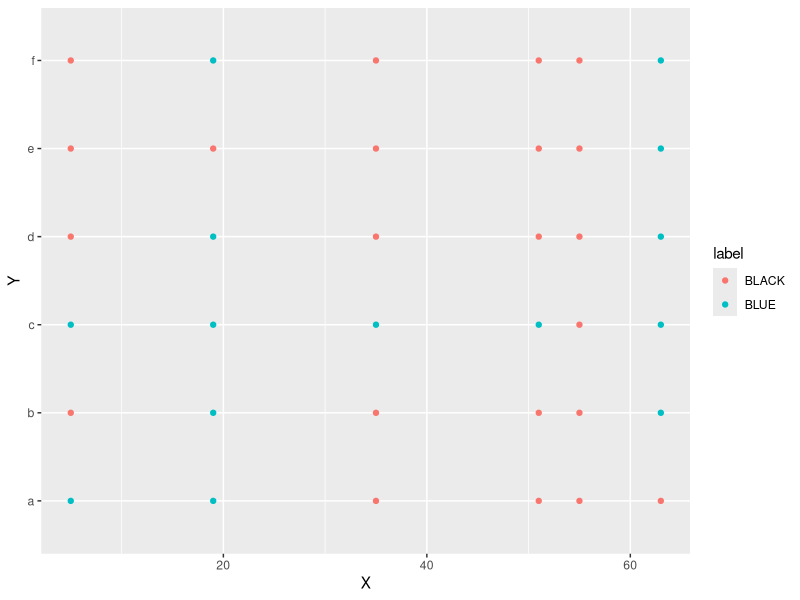
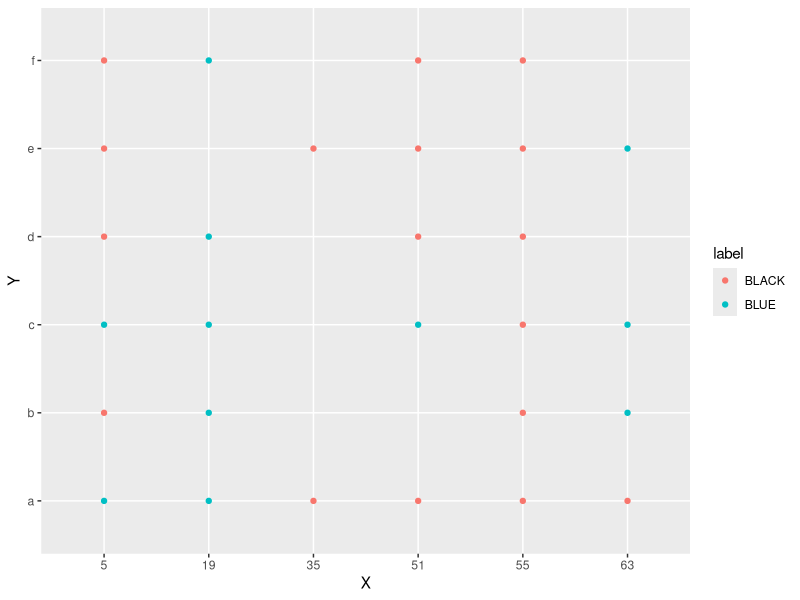
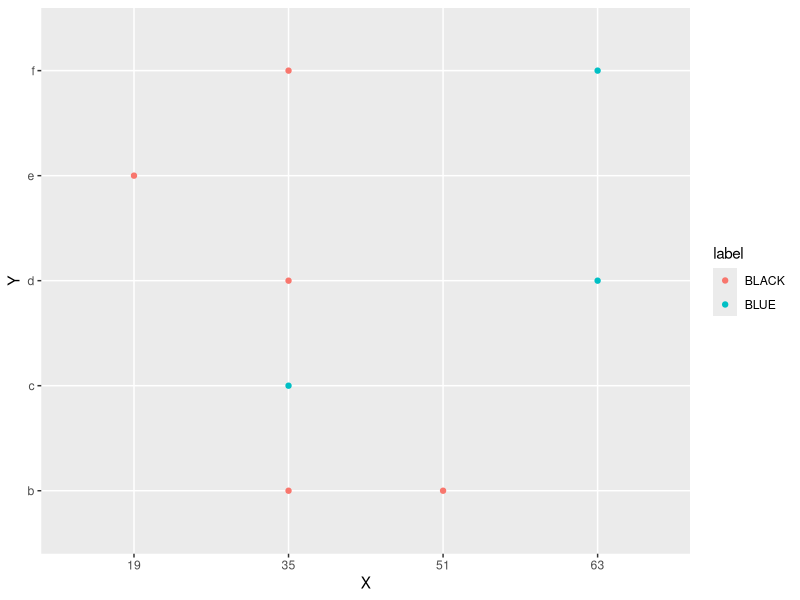

Reproduce these figures in R, in order.
## ---- chunk 1

library(dplyr)
library(kableExtra)
library(caret)
library(psych)
library(ROCR)
library(e1071)
library(pROC)
library(class)
library(ggplot2)
## ---- chunk 2
df <- read.csv("data_hw1_622.csv", header = TRUE, sep =",") 
# checking data structure
str(df)
# printing the top 5 rows of the data frame.
kable(head(df)) %>% 
  kable_styling(bootstrap_options = c("striped","hover","condensed","responsive"),full_width   = F,position = "left",font_size = 12) %>%
  row_spec(0, background ="gray") 

ggplot(df,aes(y=Y,x=X,color=label)) + geom_point()
## ---- chunk 3
df$X = as.factor(df$X)
df$Y = as.factor(df$Y)
df$label = as.factor(df$label)
#df[sapply(df, is.character)] <- lapply(df[sapply(df, is.character)], as.factor)

# summary statistics of the columns
summary(df)
str(df)


## ---- chunk 4
#setting seed number
set.seed(53)



trainidx<-sample(1:nrow(df) , size=round(0.77*nrow(df)),replace=F) 
train_set <- df[trainidx,]
test_set <- df[-trainidx,]

prop.table(table(train_set$label)) * 100
prop.table(table(test_set$label)) * 100

ggplot(train_set,aes(y=Y,x=X,color=label)) + geom_point()

ggplot(test_set,aes(y=Y,x=X,color=label)) + geom_point()

## ---- chunk 5


# Logistic Regression
fit1 <- glm(label ~ ., data = train_set, family = "binomial")
summary(fit1)
pred_glm <- predict(fit1, test_set, type = 'response')
pred_glm_label <- ifelse(pred_glm > 0.5,1,2) 
confuMatrix_LR = table(pred_glm_label, test_set$label)

# Calculating  the ACC,TPR,FPR,TNR & FNR from confusion matrix
acc_LR <- sum(diag(confuMatrix_LR)) / sum(confuMatrix_LR)
tpr_LR <- confuMatrix_LR[1,1]/sum(confuMatrix_LR[1,1], confuMatrix_LR[2,1])
fpr_LR <- confuMatrix_LR[1,2]/sum(confuMatrix_LR[1,2], confuMatrix_LR[2,2])
tnr_LR <- confuMatrix_LR[2,2]/sum(confuMatrix_LR[2,2], confuMatrix_LR[1,2]) 
fnr_LR <- confuMatrix_LR[2,1]/sum(confuMatrix_LR[2,1], confuMatrix_LR[1,1])
ROCRpred <- prediction(pred_glm, test_set$label)
ROCRperf <- performance(ROCRpred, 'tpr', 'fpr')
ROCRperfauc <- performance(ROCRpred, 'auc')
auc_LR <- ROCRperfauc@y.values[[1]]

# Putting all the values for Logistic regression into a row.
LRrow <- c("LR ",round(auc_LR,2), round(acc_LR,2),round(tpr_LR,2),round(fpr_LR,2), round(tnr_LR,2),round(fnr_LR,2))



## ---- chunk 6
# Naive Bayes
set.seed(158)
fit2 <- naiveBayes(label ~ ., data = train_set,type="class")
fit2$tables
nbPred <- predict(fit2, newdata = test_set)
confuMatrix_NB <- table(nbPred,test_set$label)

# Calculating  the ACC,TPR,FPR,TNR & FNR from confusion matrix
acc_NB <- sum(diag(confuMatrix_NB)) / sum(confuMatrix_NB)
tpr_NB <- confuMatrix_NB[1,1]/sum(confuMatrix_NB[1,1], confuMatrix_NB[2,1])
fpr_NB <- confuMatrix_NB[1,2]/sum(confuMatrix_NB[1,2], confuMatrix_NB[2,2])
tnr_NB <- confuMatrix_NB[2,2]/sum(confuMatrix_NB[2,2], confuMatrix_NB[1,2]) 
fnr_NB <- confuMatrix_NB[2,1]/sum(confuMatrix_NB[2,1], confuMatrix_NB[1,1])
roc_NB <- roc(test_set$label, as.numeric(nbPred))
auc_NB <- roc_NB$auc

NBrow <- c("NAIVEB",round(auc_NB,2),round(acc_NB,2),round(tpr_NB,2),round(fpr_NB,2), round(tnr_NB,2), round(fnr_NB,2))


## ---- chunk 7
# KNN n= 3
#As library class model for KNN doesn' ttake non-numeric features, hence wewill have to convert Yfeature to numeric.
set.seed(27)
data_train_knn<-train_set
data_train_knn$Y<-apply(as.data.frame(data_train_knn$Y),1,utf8ToInt)
data_test_knn<-test_set
data_test_knn$Y<-apply(as.data.frame(data_test_knn$Y),1,utf8ToInt)

fit3 <- class::knn(cl = train_set$label,
                  test = data_test_knn[,-3],
                  train = data_train_knn[,-3],
                  k = 3,
                  prob = TRUE)
fit3

confuMatrix_KNN3<-table(fit3,test_set[,3])

# Calculating  the ACC,TPR,FPR,TNR & FNR from confusion matrix
acc_KNN3 <- sum(diag(confuMatrix_KNN3)) / sum(confuMatrix_KNN3)
tpr_KNN3 <- confuMatrix_KNN3[1,1]/sum(confuMatrix_KNN3[1,1], confuMatrix_KNN3[2,1])
fpr_KNN3 <- confuMatrix_KNN3[1,2]/sum(confuMatrix_KNN3[1,2], confuMatrix_KNN3[2,2])
tnr_KNN3 <- confuMatrix_KNN3[2,2]/sum(confuMatrix_KNN3[2,2], confuMatrix_KNN3[1,2]) 
fnr_KNN3 <- confuMatrix_KNN3[2,1]/sum(confuMatrix_KNN3[2,1], confuMatrix_KNN3[1,1])
roc_KNN3 <- roc(test_set$label, as.numeric(fit3))
auc_KNN3 <- roc_KNN3$auc

KNN3row <- c("KNN3 ",round(auc_KNN3,2),round(acc_KNN3,2),round(tpr_KNN3,2),round(fpr_KNN3,2), round(tnr_KNN3,2),round(fnr_KNN3,2) )

## ---- chunk 8
# KNN n= 5
set.seed(18)
fit4 <- class::knn(cl = train_set$label,
                  test = data_test_knn[,-3],
                  train = data_train_knn[,-3],
                  k = 5,
                  prob = TRUE)

confuMatrix_KNN5<-table(fit4,test_set[,3],dnn=c("Prediction","Actual"))


# Calculating  the ACC,TPR,FPR,TNR & FNR from confusion matrix
acc_KNN5 <- sum(diag(confuMatrix_KNN5)) / sum(confuMatrix_KNN3)
tpr_KNN5 <- confuMatrix_KNN5[1,1]/sum(confuMatrix_KNN5[1,1], confuMatrix_KNN5[2,1])
fpr_KNN5 <- confuMatrix_KNN5[1,2]/sum(confuMatrix_KNN5[1,2], confuMatrix_KNN5[2,2])
tnr_KNN5 <- confuMatrix_KNN5[2,2]/sum(confuMatrix_KNN5[2,2], confuMatrix_KNN5[1,2]) 
fnr_KNN5 <- confuMatrix_KNN5[2,1]/sum(confuMatrix_KNN5[2,1], confuMatrix_KNN5[1,1])
roc_KNN5 <- roc(test_set$label, as.numeric(fit4))
auc_KNN5 <- roc_KNN5$auc

KNN5row <- c("KNN5 ",round(auc_KNN5,2),round(acc_KNN5,2),round(tpr_KNN5,2),round(fpr_KNN5,2), round(tnr_KNN5,2),round(fnr_KNN5,2) )

## ---- chunk 9
# Results matrix

resMatrix <- data.frame(matrix(ncol = 6, nrow = 0))
resMatrix <- rbind(resMatrix,LRrow,NBrow,KNN3row,KNN5row)
colnames(resMatrix) <- c("ALGO", "AUC","ACC", "TPR", "FPR", "TNR ", "FNR")

kable(resMatrix) %>% 
  kable_styling(bootstrap_options = c("striped","hover","condensed","responsive"),full_width   = F,position = "left",font_size = 12) %>%
  row_spec(0, background ="gray") 
